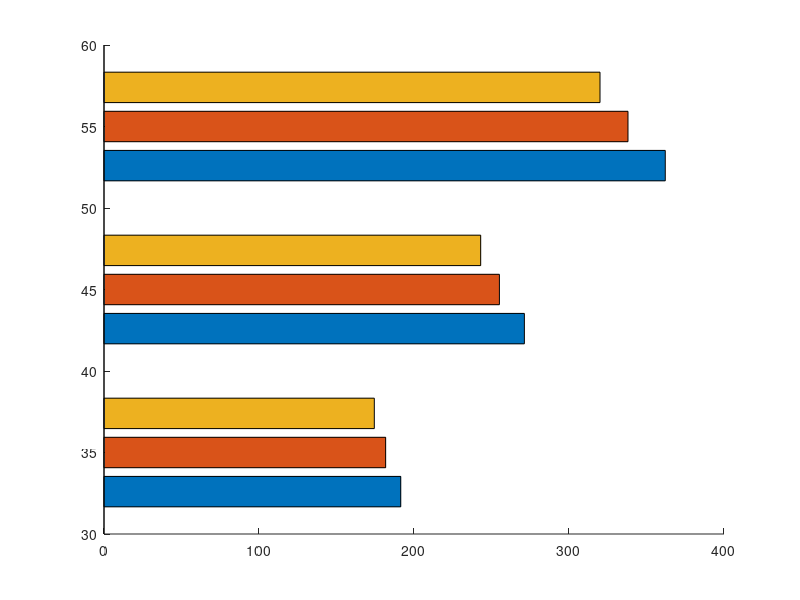

Reproduce this figure in MATLAB. (Note: this script raises an error after producing the figure.)
clear; clc;

%% =============================
% INPUTS
%% =============================
speeds_mph = [35 45 55];

speeds_fps = speeds_mph * 1.467;

PRT = 2.4;                    % perception-reaction time (sec)
friction = [0.80 0.70 0.60];  % BEST -> WORST
g = 32.2;                     % gravity (ft/s^2)

% Pedestrian exposure time (sec)
ped_exposure_time = 0.7;



% Available distance during pedestrian exposure
available_dist = speeds_fps .* ped_exposure_time;

% add distance travelled during perception reaction phase
available_dist = available_dist + (speeds_fps .* PRT);


%% =============================
% CALCULATIONS
%% =============================
total_dist = zeros(length(speeds_mph), length(friction));

for i = 1:length(speeds_fps)

    v = speeds_fps(i);
    prt_dist = v * PRT;

    for j = 1:length(friction)

        f = friction(j);

        braking_dist = (v^2) / (2 * g * f);

        total_dist(i,j) = prt_dist + braking_dist;

    end
end

%% =============================
% REVERSE ORDER FOR PLOTTING
% Highest friction appears at top
%% =============================
plot_friction = friction(end:-1:1);
plot_dist = total_dist(:,end:-1:1);

%% =============================
% PLOT
%% =============================
figure;
hold on;

b = barh(speeds_mph, plot_dist, 'grouped');

%% =============================
% BAR COLORS
% Green (best) -> Yellow -> Red (worst)
%% =============================
nFric = length(plot_friction);

fricColors = [ ...
    linspace(1.00,0.15,nFric)' ...
    linspace(0.15,0.75,nFric)' ...
    zeros(nFric,1)];

for j = 1:nFric
    b(j).FaceColor = fricColors(j,:);
end

%% =============================
% AXES
%% =============================
set(gca,'YTick',speeds_mph);

if length(speeds_mph) > 1
    speedSpacing = min(diff(sort(speeds_mph)));
else
    speedSpacing = 10;
end

ylim([ ...
    min(speeds_mph)-0.6*speedSpacing ...
    max(speeds_mph)+0.6*speedSpacing]);

xlabel('Distance (ft)', ...
    'FontSize',12,'FontWeight','bold');

ylabel('Vehicle Speed (mph)', ...
    'FontSize',12,'FontWeight','bold');

title(sprintf('Total Braking Distance'), ...
    'FontSize',13,'FontWeight','bold');

grid on;
box on;

%% =============================
% FINAL FORMATTING
%% =============================
set(gca,'FontSize',11);

set(gcf,'Position',[100 100 1100 650]);

xlim([0 max(total_dist(:))*1.25]);

%% =============================
% AVAILABLE DISTANCE LINES
% Full-height lines
%% =============================
lineColors = lines(length(speeds_mph));

yl = ylim;

line_handles = gobjects(length(speeds_mph),1);

for i = 1:length(speeds_mph)

    line_handles(i) = line( ...
        [available_dist(i) available_dist(i)], ...
        yl, ...
        'Color',lineColors(i,:), ...
        'LineStyle','--', ...
        'LineWidth',2);

end


%% =============================
% LEGEND (AUTO)
%% =============================
friction_labels = arrayfun( ...
    @(f) sprintf('f = %.2f',f), ...
    plot_friction, ...
    'UniformOutput',false);

distance_labels = arrayfun( ...
    @(s) sprintf('Available Distance @ %d mph',s), ...
    speeds_mph, ...
    'UniformOutput',false);

legend([b(:); line_handles], ...
       [friction_labels distance_labels], ...
       'Location','eastoutside');

hold off;

%% =============================
% EXPORT
%% =============================
saveas(gcf,'StoppingDistance_Parametric_Final.png');
